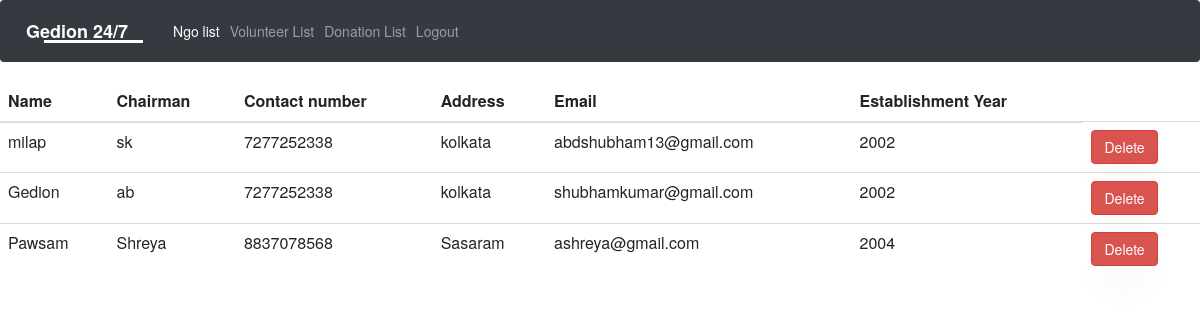
Screenshot of /welcome.php with the database file from the repository.
### tables this page shows
CREATE TABLE `ngo` (
  `ngoId` int(11) NOT NULL AUTO_INCREMENT,
  `ngo_name` varchar(45) DEFAULT NULL,
  `chairman` varchar(45) DEFAULT NULL,
  `contact_no` varchar(45) DEFAULT NULL,
  `address` varchar(45) DEFAULT NULL,
  `email` varchar(45) DEFAULT NULL,
  `password` varchar(45) DEFAULT NULL,
  `establishment_year` varchar(45) DEFAULT NULL,
  PRIMARY KEY (`ngoId`)
);

### welcome.php (the view, shortened to what this page needs)
<html>
<head>
    <link rel="stylesheet" href="css/open-iconic-bootstrap.min.css">
    <link rel="stylesheet" href="css/animate.css">
    <link rel="stylesheet" href="css/owl.carousel.min.css">
    <link rel="stylesheet" href="css/owl.theme.default.min.css">
    <link rel="stylesheet" href="css/magnific-popup.css">
    <link rel="stylesheet" href="css/aos.css">
    <link rel="stylesheet" href="css/ionicons.min.css">
    <link rel="stylesheet" href="css/bootstrap-datepicker.css">
    <link rel="stylesheet" href="css/jquery.timepicker.css">
    <link rel="stylesheet" href="css/flaticon.css">
    <link rel="stylesheet" href="css/icomoon.css">
    <link rel="stylesheet" href="css/style.css">
<?php
include'connection.php';
?>
<nav class="navbar navbar-expand-lg navbar-dark bg-dark">
  <a class="navbar-brand" href="index.php">Gedion 24/7</a>
  <div class="collapse navbar-collapse" id="navbarNavAltMarkup">
    <div class="navbar-nav">
      <a class="nav-item nav-link active" href="welcome.php">Ngo list <span class="sr-only">(current)</span></a>
      <a class="nav-item nav-link" href="volunteer_list_admin.php">Volunteer List</a>
      <a class="nav-item nav-link" href="Donation_list_admin.php">Donation List</a>
      <a class="nav-item nav-link" href="index.php">Logout</a>
    </div>
  </div>
</nav>
<link rel="stylesheet" href="https://maxcdn.bootstrapcdn.com/bootstrap/3.3.6/css/bootstrap.min.css" />
</head>
<div>
<table class="table" id="dynamic_field" style="border-style:none;">
<thead>
    <tr>
        <th scope="col">Name</th>
        <th scope="col">Chairman</th>
        <th scope="col">Contact number</th>
        <th scope="col">Address</th>
        <th scope="col">Email</th>
        <th scope="col">Establishment Year</th>
    </tr>
</thead>
</div>
<?php
$query=mysqli_query($conn,"select * FROM ngo") or die(mysqli_error($conn));
while($row= mysqli_fetch_array($query)){
?>
<tr>
    <td><?php echo $row['ngo_name'];?></td>
    <td><?php echo $row['chairman'];?></td>
    <td><?php echo $row['contact_no'];?></td>
    <td><?php echo $row['address'];?></td>
    <td><?php echo $row['email'];?></td>
    <td><?php echo $row['establishment_year'];?></td>
    <td><a href="delete.php?id=<?php echo $row['ngoId'];?>" class="btn btn-danger">Delete</a></td>
</tr>
<?php
}
?>
</html>

### rows the page displays
ngo: ngo_name "milap", chairman "sk", contact_no "7277252338", address "kolkata", email "abdshubham13@gmail.com", establishment_year "2002"
ngo: ngo_name "Gedion", chairman "ab", contact_no "7277252338", address "kolkata", email "shubhamkumar@gmail.com", establishment_year "2002"
ngo: ngo_name "Pawsam", chairman "Shreya", contact_no "8837078568", address "Sasaram", email "ashreya@gmail.com", establishment_year "2004"
